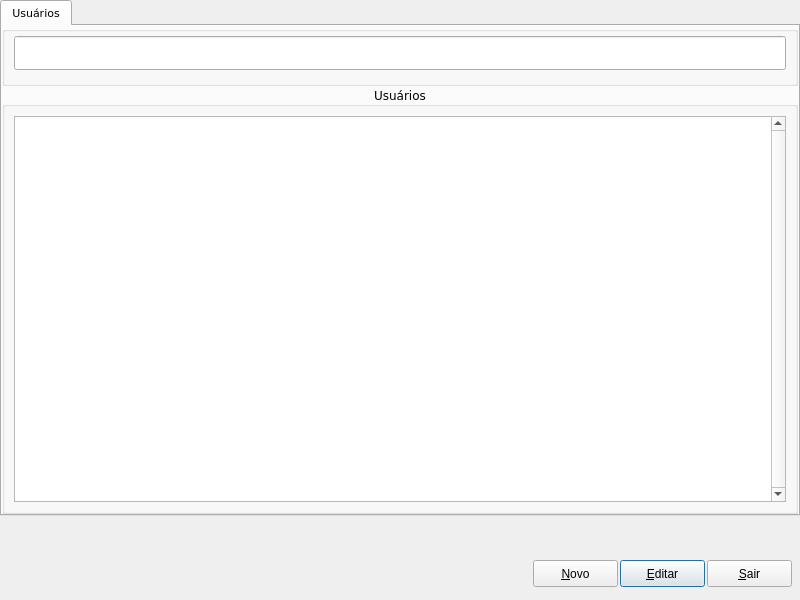
<?xml version="1.0" encoding="UTF-8"?>
<ui version="4.0">
 <class>Manageruser</class>
 <widget class="QDialog" name="Manageruser">
  <property name="geometry">
   <rect>
    <x>0</x>
    <y>0</y>
    <width>800</width>
    <height>600</height>
   </rect>
  </property>
  <property name="windowTitle">
   <string/>
  </property>
  <widget class="QTabWidget" name="tabWidget">
   <property name="geometry">
    <rect>
     <x>0</x>
     <y>0</y>
     <width>800</width>
     <height>516</height>
    </rect>
   </property>
   <property name="font">
    <font>
     <family>Verdana</family>
     <pointsize>8</pointsize>
    </font>
   </property>
   <property name="focusPolicy">
    <enum>Qt::NoFocus</enum>
   </property>
   <property name="currentIndex">
    <number>0</number>
   </property>
   <widget class="QWidget" name="tab">
    <attribute name="title">
     <string>Usuários</string>
    </attribute>
    <layout class="QGridLayout" name="gridLayout_2">
     <property name="leftMargin">
      <number>0</number>
     </property>
     <property name="topMargin">
      <number>0</number>
     </property>
     <property name="rightMargin">
      <number>0</number>
     </property>
     <property name="bottomMargin">
      <number>0</number>
     </property>
     <property name="spacing">
      <number>0</number>
     </property>
     <item row="1" column="0">
      <widget class="QGroupBox" name="groupBoxItens">
       <property name="font">
        <font>
         <family>Verdana</family>
         <pointsize>9</pointsize>
         <weight>50</weight>
         <bold>false</bold>
        </font>
       </property>
       <property name="title">
        <string>Usuários</string>
       </property>
       <property name="alignment">
        <set>Qt::AlignCenter</set>
       </property>
       <layout class="QHBoxLayout" name="horizontalLayout_4">
        <item>
         <widget class="QRadTableViewSearch" name="tableViewSearch">
          <property name="font">
           <font>
            <family>Verdana</family>
            <pointsize>8</pointsize>
           </font>
          </property>
          <property name="focusPolicy">
           <enum>Qt::NoFocus</enum>
          </property>
          <property name="styleSheet">
           <string notr="true">selection-background-color: rgba(102, 176, 239, 75%); selection-color: rgb(255, 255, 255);</string>
          </property>
          <property name="verticalScrollBarPolicy">
           <enum>Qt::ScrollBarAlwaysOn</enum>
          </property>
          <property name="selectionBehavior">
           <enum>QAbstractItemView::SelectRows</enum>
          </property>
          <property name="sortingEnabled">
           <bool>true</bool>
          </property>
          <attribute name="horizontalHeaderMinimumSectionSize">
           <number>20</number>
          </attribute>
          <attribute name="verticalHeaderVisible">
           <bool>false</bool>
          </attribute>
          <attribute name="verticalHeaderMinimumSectionSize">
           <number>18</number>
          </attribute>
         </widget>
        </item>
       </layout>
      </widget>
     </item>
     <item row="0" column="0">
      <widget class="QGroupBox" name="groupBox_2">
       <property name="minimumSize">
        <size>
         <width>0</width>
         <height>60</height>
        </size>
       </property>
       <property name="maximumSize">
        <size>
         <width>16777215</width>
         <height>60</height>
        </size>
       </property>
       <property name="font">
        <font>
         <family>Verdana</family>
         <pointsize>9</pointsize>
         <weight>75</weight>
         <bold>true</bold>
        </font>
       </property>
       <property name="title">
        <string/>
       </property>
       <property name="alignment">
        <set>Qt::AlignHCenter|Qt::AlignTop</set>
       </property>
       <layout class="QHBoxLayout" name="horizontalLayout">
        <property name="spacing">
         <number>6</number>
        </property>
        <property name="leftMargin">
         <number>9</number>
        </property>
        <property name="topMargin">
         <number>0</number>
        </property>
        <property name="rightMargin">
         <number>9</number>
        </property>
        <property name="bottomMargin">
         <number>9</number>
        </property>
        <item>
         <widget class="QRadLineEditFakeEnter" name="lineEditSearch">
          <property name="minimumSize">
           <size>
            <width>0</width>
            <height>34</height>
           </size>
          </property>
          <property name="maximumSize">
           <size>
            <width>16777215</width>
            <height>34</height>
           </size>
          </property>
          <property name="font">
           <font>
            <family>Verdana</family>
            <pointsize>18</pointsize>
           </font>
          </property>
         </widget>
        </item>
       </layout>
      </widget>
     </item>
    </layout>
   </widget>
  </widget>
  <widget class="QPushButton" name="PshBtnEditar">
   <property name="geometry">
    <rect>
     <x>620</x>
     <y>560</y>
     <width>85</width>
     <height>27</height>
    </rect>
   </property>
   <property name="text">
    <string>&amp;Editar</string>
   </property>
  </widget>
  <widget class="QPushButton" name="PshBtnNovo">
   <property name="geometry">
    <rect>
     <x>533</x>
     <y>560</y>
     <width>85</width>
     <height>27</height>
    </rect>
   </property>
   <property name="text">
    <string>&amp;Novo</string>
   </property>
  </widget>
  <widget class="QPushButton" name="PshBtnSair">
   <property name="geometry">
    <rect>
     <x>707</x>
     <y>560</y>
     <width>85</width>
     <height>27</height>
    </rect>
   </property>
   <property name="text">
    <string>&amp;Sair</string>
   </property>
  </widget>
 </widget>
 <customwidgets>
  <customwidget>
   <class>QRadLineEditFakeEnter</class>
   <extends>QLineEdit</extends>
   <header location="global">qradlineeditfakeenter.h</header>
  </customwidget>
  <customwidget>
   <class>QRadTableViewSearch</class>
   <extends>QTableView</extends>
   <header>qradtableviewsearch.h</header>
  </customwidget>
 </customwidgets>
 <resources/>
 <connections/>
</ui>
